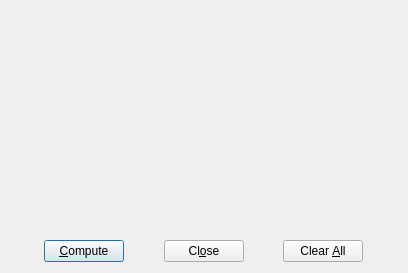
<?xml version="1.0" encoding="UTF-8"?>
<ui version="4.0">
 <class>BHCDialog</class>
 <widget class="QDialog" name="BHCDialog">
  <property name="geometry">
   <rect>
    <x>0</x>
    <y>0</y>
    <width>408</width>
    <height>273</height>
   </rect>
  </property>
  <property name="sizePolicy">
   <sizepolicy hsizetype="Preferred" vsizetype="Preferred">
    <horstretch>0</horstretch>
    <verstretch>0</verstretch>
   </sizepolicy>
  </property>
  <property name="minimumSize">
   <size>
    <width>400</width>
    <height>0</height>
   </size>
  </property>
  <property name="windowTitle">
   <string>Dialog</string>
  </property>
  <layout class="QVBoxLayout" name="verticalLayout">
   <item>
    <layout class="QVBoxLayout" name="pageLayout">
     <item>
      <spacer name="verticalSpacer">
       <property name="orientation">
        <enum>Qt::Vertical</enum>
       </property>
       <property name="sizeHint" stdset="0">
        <size>
         <width>20</width>
         <height>40</height>
        </size>
       </property>
      </spacer>
     </item>
    </layout>
   </item>
   <item>
    <layout class="QHBoxLayout" name="horizontalLayout">
     <item>
      <spacer name="horizontalSpacer">
       <property name="orientation">
        <enum>Qt::Horizontal</enum>
       </property>
       <property name="sizeHint" stdset="0">
        <size>
         <width>40</width>
         <height>20</height>
        </size>
       </property>
      </spacer>
     </item>
     <item>
      <widget class="QPushButton" name="computeButton">
       <property name="text">
        <string>&amp;Compute</string>
       </property>
       <property name="icon">
        <iconset resource="../../../src-common/application.qrc">
         <normaloff>:/images/funct.png</normaloff>:/images/funct.png</iconset>
       </property>
      </widget>
     </item>
     <item>
      <spacer name="horizontalSpacer_3">
       <property name="orientation">
        <enum>Qt::Horizontal</enum>
       </property>
       <property name="sizeHint" stdset="0">
        <size>
         <width>40</width>
         <height>20</height>
        </size>
       </property>
      </spacer>
     </item>
     <item>
      <widget class="QPushButton" name="closeButton">
       <property name="text">
        <string>Cl&amp;ose</string>
       </property>
       <property name="icon">
        <iconset resource="../../../src-common/application.qrc">
         <normaloff>:/images/window-close.png</normaloff>:/images/window-close.png</iconset>
       </property>
      </widget>
     </item>
     <item>
      <spacer name="horizontalSpacer_4">
       <property name="orientation">
        <enum>Qt::Horizontal</enum>
       </property>
       <property name="sizeHint" stdset="0">
        <size>
         <width>40</width>
         <height>20</height>
        </size>
       </property>
      </spacer>
     </item>
     <item>
      <widget class="QPushButton" name="clearAllButton">
       <property name="text">
        <string>Clear &amp;All</string>
       </property>
       <property name="icon">
        <iconset resource="../../../src-common/application.qrc">
         <normaloff>:/images/cleanup.png</normaloff>:/images/cleanup.png</iconset>
       </property>
      </widget>
     </item>
     <item>
      <spacer name="horizontalSpacer_2">
       <property name="orientation">
        <enum>Qt::Horizontal</enum>
       </property>
       <property name="sizeHint" stdset="0">
        <size>
         <width>40</width>
         <height>20</height>
        </size>
       </property>
      </spacer>
     </item>
    </layout>
   </item>
  </layout>
 </widget>
 <resources>
  <include location="../../../src-common/application.qrc"/>
 </resources>
 <connections/>
</ui>
